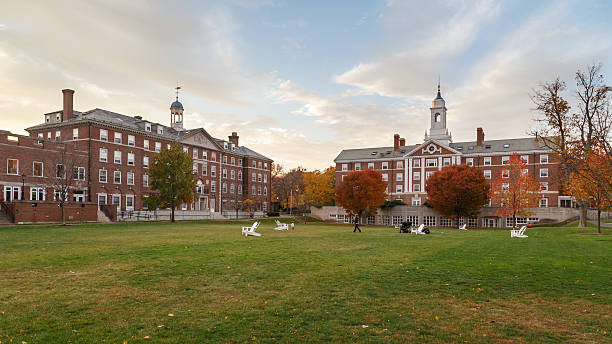
#> input picture Gesture Acrade Project/SOC-week 1&2/images&videos/harvard.jpg, 612 x 344 px, found by its file name
$ python 'edge detection.py'   (older library calls are emulated)
#> lines starting #> are read from the running program, lines starting #| are printed output that depends on the picture; after the words box and inside, x2 and y2 are one past the last pixel; in counts of white or black regions, pixels touching at a corner belong together

import cv2
import numpy as np

harvard= cv2.imread("images&videos/harvard.jpg")
#> harvard is the input picture: shape (344, 612, 3); mean B, G, R 112.6, 137.8, 144.6
cv2.imshow("Harvard",harvard)
harvard= cv2.cvtColor(harvard,cv2.COLOR_BGR2GRAY)
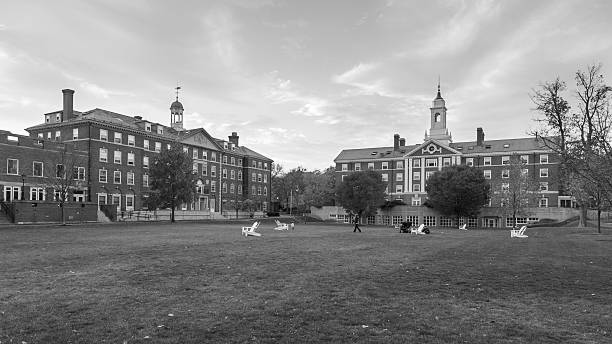
#> harvard: shape (344, 612); min 0, max 255, mean 136.9

# canny method
canny= cv2.Canny(harvard,125,175)
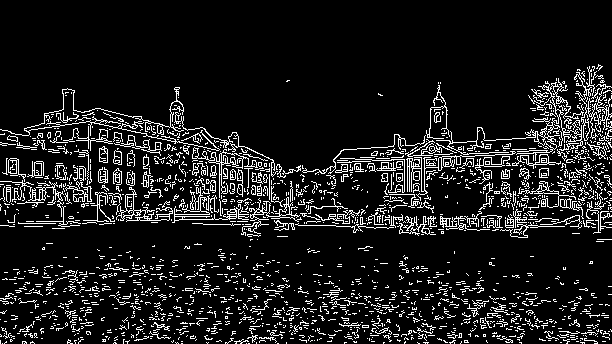
#> canny: shape (344, 612); 10.9% white in thin lines or dots, all inside (x1, y1, x2, y2) = (0, 64, 612, 344)
cv2.imshow("canny",canny)

# laplacian
lap=cv2.Laplacian(harvard,cv2.CV_64F)
lap=np.uint8(np.absolute(lap))
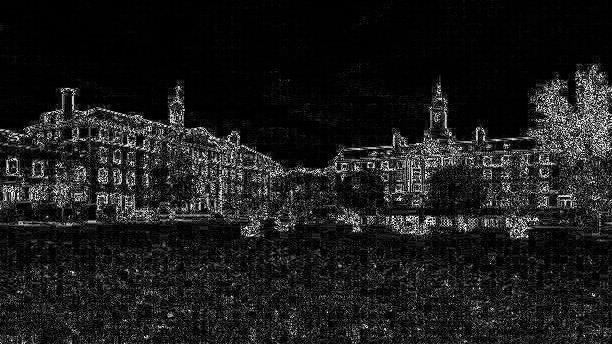
#> lap: shape (344, 612); min 0, max 255, mean 27.7
cv2.imshow("laplacian",lap)

# sobel method
sobelx= cv2.Sobel(harvard,cv2.CV_64F,1,0)
cv2.imshow("sobel in x", sobelx)
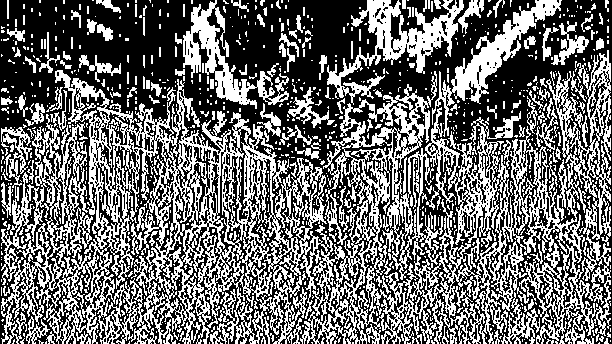
#> window 'sobel in x': shape (344, 612); 42.6% white in thin lines or dots
sobely= cv2.Sobel(harvard,cv2.CV_64F,0,1)
cv2.imshow("sobel in y", sobely)
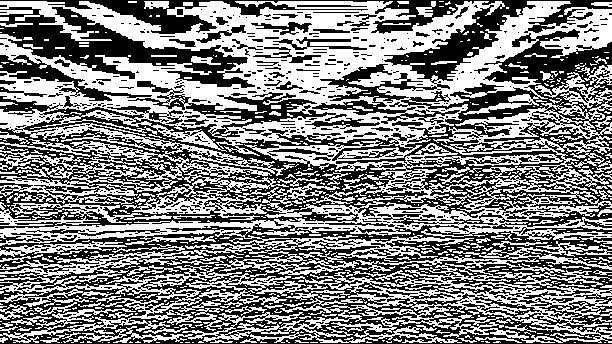
#> window 'sobel in y': shape (344, 612); 50.7% white; 763 black regions (643 under 20 px), largest, box (x1, y1, x2, y2) and area: (0, 29, 612, 229) 37702, (0, 223, 612, 344) 33584, (0, 0, 612, 124) 10771

sobel_in_both= cv2.bitwise_or(sobelx,sobely)
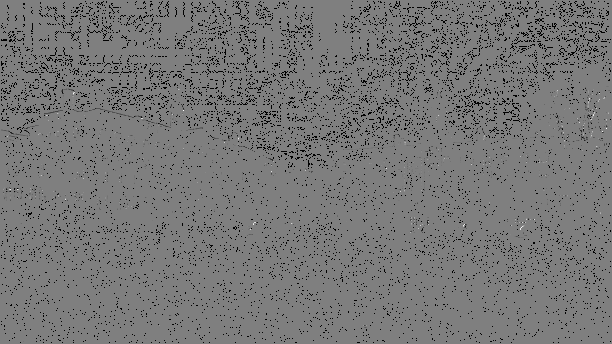
#> sobel_in_both: shape (344, 612) float64; 5.83% of the values are NaN or infinite; the others: min -130944, max 130944, mean -276.7; drawn with min black, max white, NaN and infinite black
cv2.imshow("sobel_in_both",sobel_in_both)
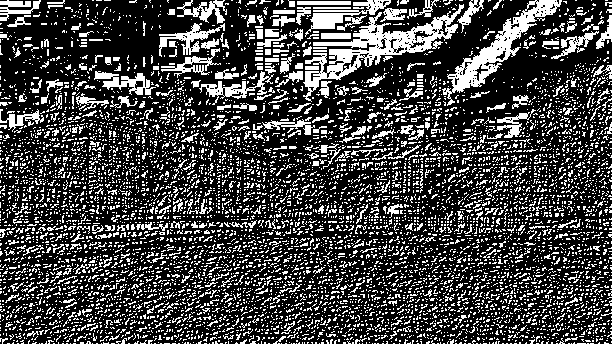
#> window 'sobel_in_both': shape (344, 612); 26.7% white in thin lines or dots

cv2.waitKey(0)
